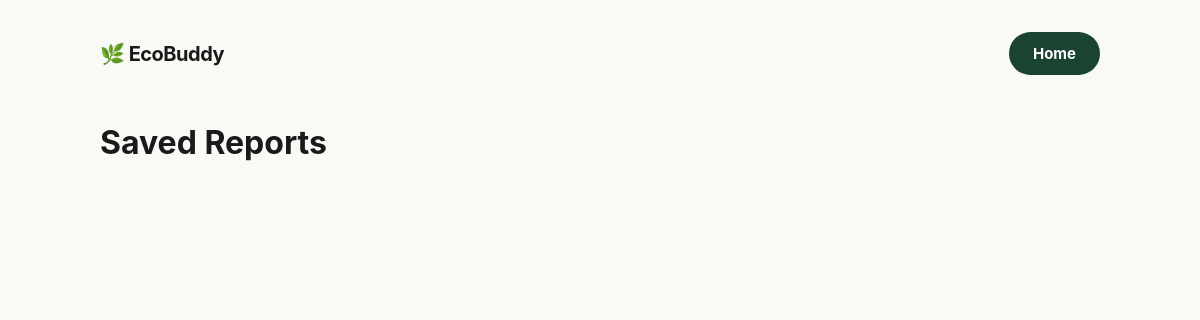
Before: /history with the older database file.
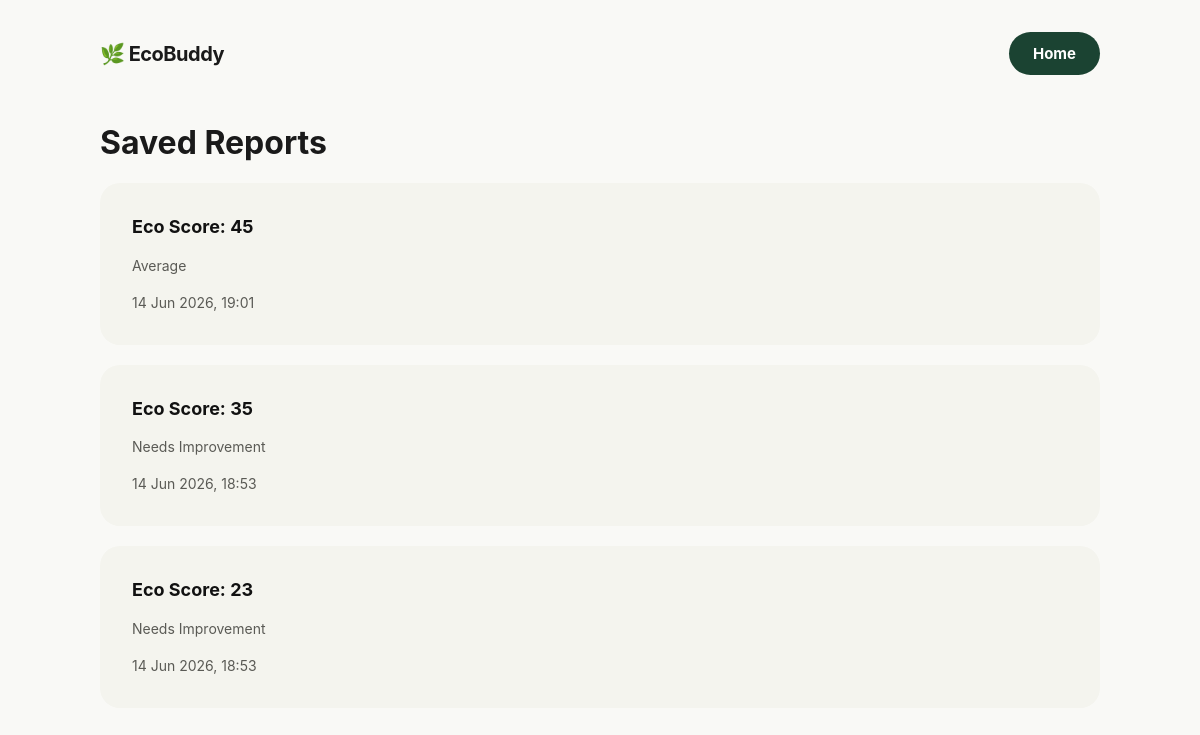
After: the same page with the newer database file.
### tables this page shows
CREATE TABLE reports (
            id INTEGER PRIMARY KEY AUTOINCREMENT,
            eco_score INTEGER,
            score_grade TEXT,
            annual_emissions INTEGER,
            monthly_average INTEGER,
            tonnes_per_year REAL,
            transport_total INTEGER,
            electricity_total INTEGER,
            diet_lifestyle_total INTEGER,
            trans_pct INTEGER,
            elec_pct INTEGER,
            diet_pct INTEGER,
            saved_date TEXT
        );

### app.py (the view)
@app.route('/history')
def history():
        conn = sqlite3.connect('ecobuddy.db')
        conn.row_factory = sqlite3.Row
        cursor = conn.cursor()
        cursor.execute('''
            SELECT *
            FROM reports
            ORDER BY id DESC
        ''')
        reports = cursor.fetchall()
        conn.close()
        return render_template(
            'history.html',
            reports=reports
    )

### templates/history.html (shortened to what this page needs)
<!DOCTYPE html>
<html>
<head>
    <link rel="stylesheet"
          href="{{ url_for('static', filename='style.css') }}">
</head>
<body class="premium-report-body">
    <div class="luxury-report-wrapper">
        <div class="luxury-navbar">
            <div class="luxury-logo">
                🌿 EcoBuddy
            </div>
            <a href="/" class="subtle-retake-btn">
                Home
            </a>
        </div>
        <h1>Saved Reports</h1>
        {% for report in reports %}
        <a href="/report/{{ report['id'] }}"
   target="_blank"
   style="text-decoration: none; color: inherit;">
    <div class="recommendation-grid-card"
         style="margin-bottom: 20px; cursor: pointer;">
        <h3>
            Eco Score: {{ report['eco_score'] }}
        </h3>
        <p>
            {{ report['score_grade'] }}
        </p>
        <p>
            {{ report['saved_date'] }}
        </p>
    </div>
</a>
        {% endfor %}
    </div>
</body>
</html>

### static/style.css (style rules this page uses)
html { scroll-behavior: smooth; }
body { margin: 0; font-family: 'Poppins', sans-serif; background: #f6f8f3; color: #1f2d1f; }
body.premium-report-body { background-color: #F9F9F6; color: #1A1A1A; font-family: 'Inter', sans-serif; margin: 0; padding: 0; }
.luxury-report-wrapper { max-width: 1000px; margin: 0 auto; padding: 2rem 1.5rem; }
.luxury-navbar { display: flex; justify-content: space-between; align-items: center; margin-bottom: 3rem; }
.luxury-logo { font-size: 20px; font-weight: 700; color: #1A1A1A; letter-spacing: -0.5px; display: flex; align-items: center; justify-content:space-between; }
.subtle-retake-btn { font-size: 15px; font-weight: 700; color: #FFFFFF; background-color: #1B4332; text-decoration: none; padding: 12px 24px; border-radius: 99px; transition: background-color 0.2s ease, transform 0.2s ease; display: inline-block; }
.recommendation-grid-card { background-color: #F4F4EE; border-radius: 20px; padding: 2rem; display: flex; flex-direction: column; gap: 1rem; }
.recommendation-grid-card h3 { font-size: 18px; font-weight: 700; color: #111111; line-height: 1.3; margin: 0; }
.recommendation-grid-card p { font-size: 14px; font-weight: 400; color: #5A5A55; line-height: 1.5; margin: 0; }

Changed rows visible on the page:
added reports: eco_score "45", score_grade "Average", saved_date "14 Jun 2026, 19:01"
added reports: eco_score "35", score_grade "Needs Improvement", saved_date "14 Jun 2026, 18:53"
added reports: eco_score "23", score_grade "Needs Improvement", saved_date "14 Jun 2026, 18:53"
